Frame 1 (no input): blank canvas, image omitted
Frame 60 (no input): blank canvas, image omitted
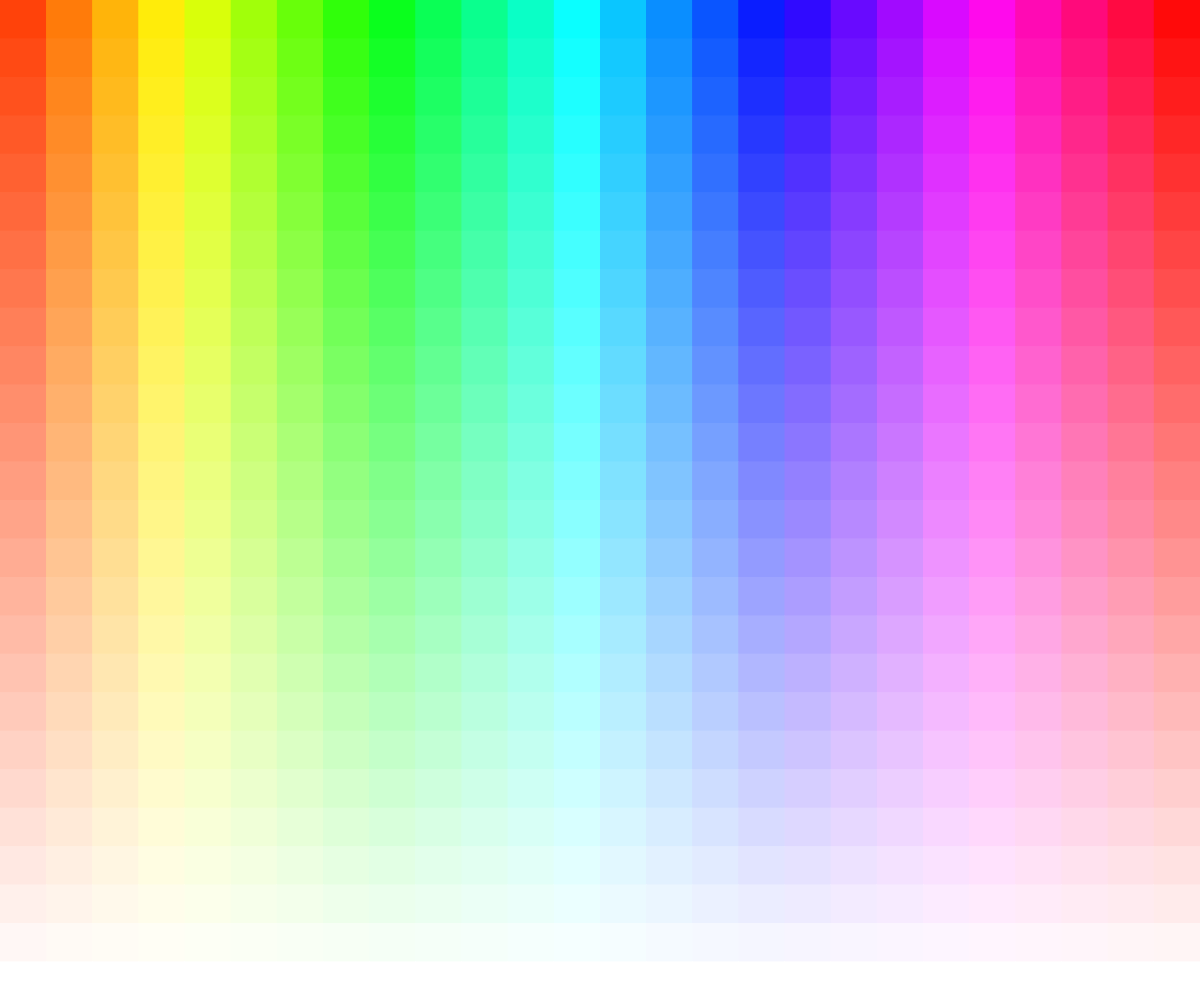
Frame 120 (the mouse pressed at the canvas centre since frame 60)

The p5.js sketch whose frames 1 and 60 were blank and that drew this single picture after the mouse press (run headless with seeded random() and noise() and a simulated clock; from frame 60 on, the mouse is pressed at the canvas centre):

// p5.js sketch
// ── sketch.js
var max_res = 50;
function setup() {
	createCanvas(windowWidth, windowHeight);
	background(0,0,0);
	//rectMode(CENTER);
	colorMode(HSB);
	noStroke();
}

function draw() {
  var res_x = max_res*mouseX/windowWidth + 1;
  var res_y = max_res*mouseY/windowHeight + 1;
  var dx = windowWidth/res_x;
  var dy = windowHeight/res_y;
  for(var i = 0; i < res_y; i += 1){
    for(var j = 0; j < res_x; j += 1){
      fill(360*(j + 1)/res_x, 100*(res_y - i - 1)/res_y, 100)
      rect(dx*j, dy*i, dx, dy);
    }
  }
}

function windowResized() {
    resizeCanvas(windowWidth, windowHeight);
    //background(0,0,0);
}
